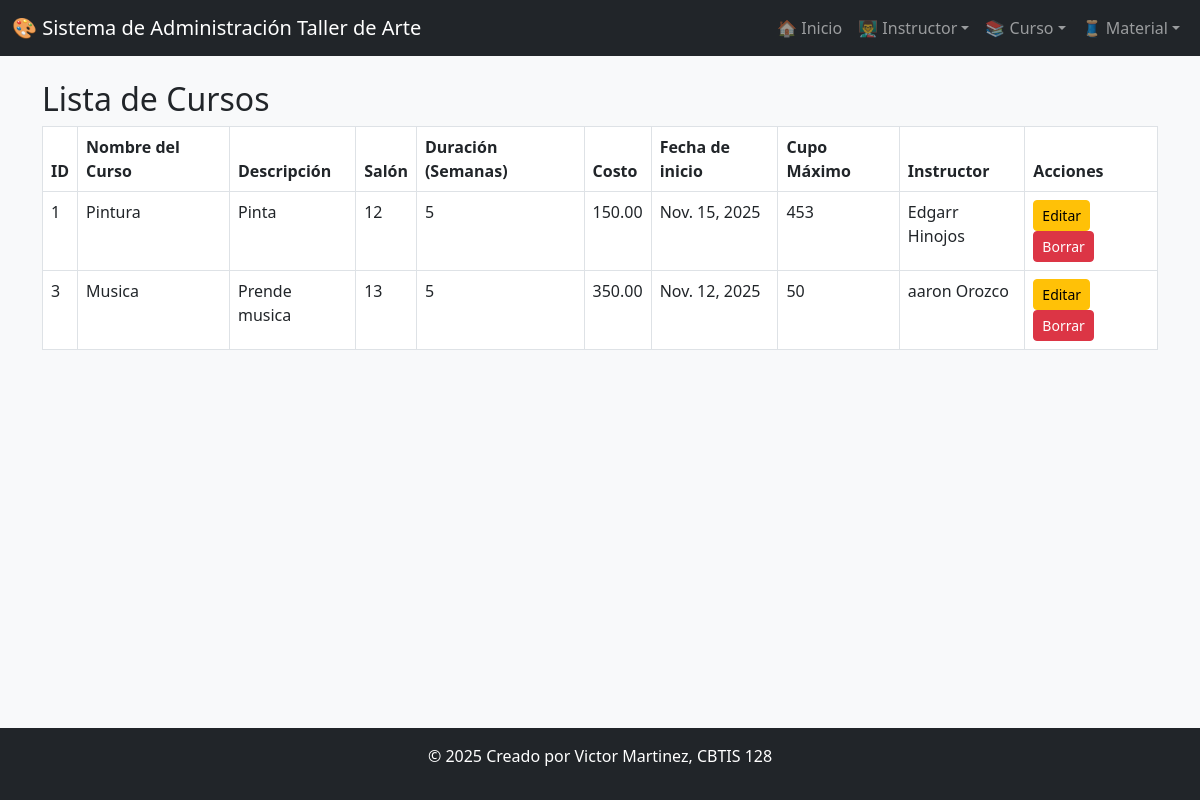
Screenshot of /ver_curso/ with the database file from the repository.
### app_TallerdeArte/models.py (models this page shows, shortened)
class Curso(models.Model):
    curso_id = models.AutoField(primary_key=True)
    nombre_curso = models.CharField(max_length=100)
    descripcion = models.TextField()
    salon_num = models.IntegerField()
    duracion_semanas = models.PositiveIntegerField()
    costo = models.DecimalField(max_digits=8, decimal_places=2)
    fecha_inicio = models.DateField()
    cupo_maximo = models.PositiveIntegerField()
    instructor = models.ForeignKey(Instructor, on_delete=models.CASCADE, related_name='cursos')

class Instructor(models.Model):
    instructor_id = models.AutoField(primary_key=True)
    nombre = models.CharField(max_length=100)
    apellido = models.CharField(max_length=100)
    especialidad = models.CharField(max_length=100)
    telefono = models.CharField(max_length=20)
    correo = models.EmailField()
    experiencia_anios = models.PositiveIntegerField()
    sueldo = models.DecimalField(max_digits=8, decimal_places=2)

### app_TallerdeArte/views.py (the view)
# urls.py: path('ver_curso/', views.ver_curso, name='ver_curso'),
def ver_curso(request):
    cursos = Curso.objects.all().order_by('curso_id')
    return render(request, 'curso/ver_curso.html', {'cursos': cursos})

### app_TallerdeArte/templates/curso/ver_curso.html
{% extends 'base.html' %}
{% block content %}
<h2>Lista de Cursos</h2>
<table class="table table-bordered">
  <thead>
    <tr>
      <th>ID</th>
      <th>Nombre del Curso</th>
      <th>Descripción</th>
      <th>Salón</th>
      <th>Duración (Semanas)</th>
      <th>Costo</th>
      <th>Fecha de inicio</th>
      <th>Cupo Máximo</th>
      <th>Instructor</th>
      <th>Acciones</th>
    </tr>
  </thead>
  <tbody>
    {% for c in cursos %}
    <tr>
      <td>{{ c.curso_id }}</td>
      <td>{{ c.nombre_curso }}</td>
      <td>{{ c.descripcion }}</td>
      <td>{{ c.salon_num }}</td>
      <td>{{ c.duracion_semanas }}</td>
      <td>{{ c.costo }}</td>
      <td>{{ c.fecha_inicio }}</td>
      <td>{{ c.cupo_maximo }}</td>
      <td>
        {% if c.instructor %}
          {{ c.instructor.nombre }} {{ c.instructor.apellido }}
        {% else %}
          <em>Sin instructor</em>
        {% endif %}
      </td>
      <td>
        <a href="{% url 'actualizar_curso' c.curso_id %}" class="btn btn-warning btn-sm">Editar</a>
        <a href="{% url 'borrar_curso' c.curso_id %}" class="btn btn-danger btn-sm">Borrar</a>
      </td>
    </tr>
    {% endfor %}
  </tbody>
</table>
{% endblock %}

### rows the page displays
Curso: curso_id "1", nombre_curso "Pintura", descripcion "Pinta", salon_num "12", duracion_semanas "5", costo "150.00", fecha_inicio "Nov. 15, 2025", cupo_maximo "453", instructor.nombre "Edgarr", instructor.apellido "Hinojos"
Curso: curso_id "3", nombre_curso "Musica", descripcion "Prende musica", salon_num "13", duracion_semanas "5", costo "350.00", fecha_inicio "Nov. 12, 2025", cupo_maximo "50", instructor.nombre "aaron", instructor.apellido "Orozco"
